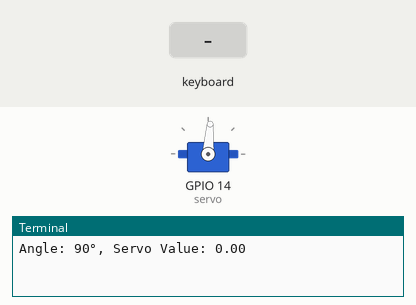
The program below on a simulated Raspberry Pi (BCM pin numbers). Parts: servo, the last lines printed to the terminal. The inputs (shaded band) are chosen by the test bench. The full-screen text the program places in the terminal is not drawn; servo angles are drawn from the pulse width (0.5 ms = 0°, 2.5 ms = 180°).

Above: at 1.2 s.
1.3 s: key "a" typed on the keyboard
At 1.7 s:
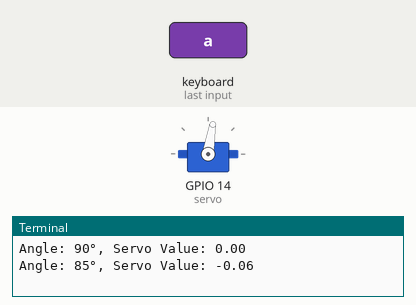
2.8 s: key "a" typed on the keyboard
At 3.1 s:
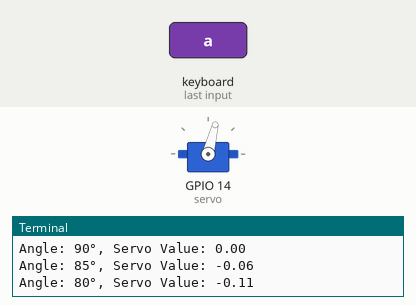
4.3 s: key "d" typed on the keyboard
At 5.0 s:
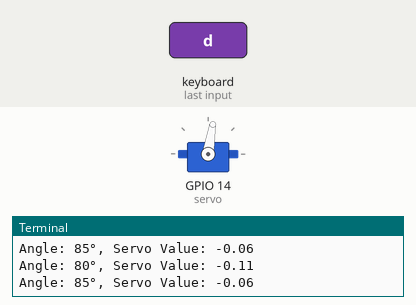
Timing chart, 0 to 7.3 s (numbered marks = the images above; inputs shaded):
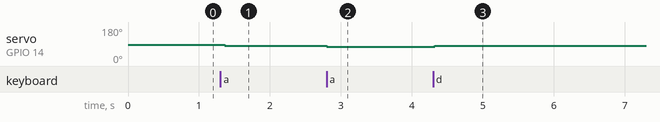

Measured:
- after the input at 1.3 s, servo on GPIO 14 (servo): 86° → 81° after 0.06 s
- after the input at 2.8 s, servo on GPIO 14 (servo): 81° → 76° at once
- after the input at 4.3 s, servo on GPIO 14 (servo): 76° → 81° at once

The program:

servo_control.py
```python
import curses
from gpiozero import Servo
from time import sleep

# === SG90 Servo Setup ===
GPIO_PIN = 14
MIN_PW = 0.0005
MAX_PW = 0.0024

servo = Servo(GPIO_PIN, min_pulse_width=MIN_PW, max_pulse_width=MAX_PW)

# === Angle Management ===
ANGLE_STEP = 5         # Degrees per keypress
MIN_ANGLE = 0
MAX_ANGLE = 180
current_angle = 90     # Start centered

def angle_to_value(angle):
    """Convert 0–180° to -1.0 to +1.0 range for gpiozero."""
    angle = max(MIN_ANGLE, min(MAX_ANGLE, angle))
    return (angle - 90) / 90  # Maps: 0°→-1.0, 90°→0.0, 180°→+1.0

def update_servo(angle):
    pos = angle_to_value(angle)
    servo.value = pos
    print(f"Angle: {angle}°, Servo Value: {pos:.2f}")

# === Curses Keyboard Loop ===
def main(stdscr):
    global current_angle

    stdscr.nodelay(True)
    stdscr.clear()
    stdscr.addstr(0, 0, "Press 'a'/'d' to rotate, 'q' to quit")

    update_servo(current_angle)

    while True:
        key = stdscr.getch()
        if key == ord('a'):
            current_angle = max(MIN_ANGLE, current_angle - ANGLE_STEP)
            update_servo(current_angle)
        elif key == ord('d'):
            current_angle = min(MAX_ANGLE, current_angle + ANGLE_STEP)
            update_servo(current_angle)
        elif key == ord('q'):
            break

        stdscr.addstr(2, 0, f"Current Angle: {current_angle:3d}°   ")
        stdscr.refresh()
        sleep(0.08)

try:
    curses.wrapper(main)
except KeyboardInterrupt:
    print("\nInterrupted")
finally:
    servo.detach()
    print("Servo released. Program exited.")
```
